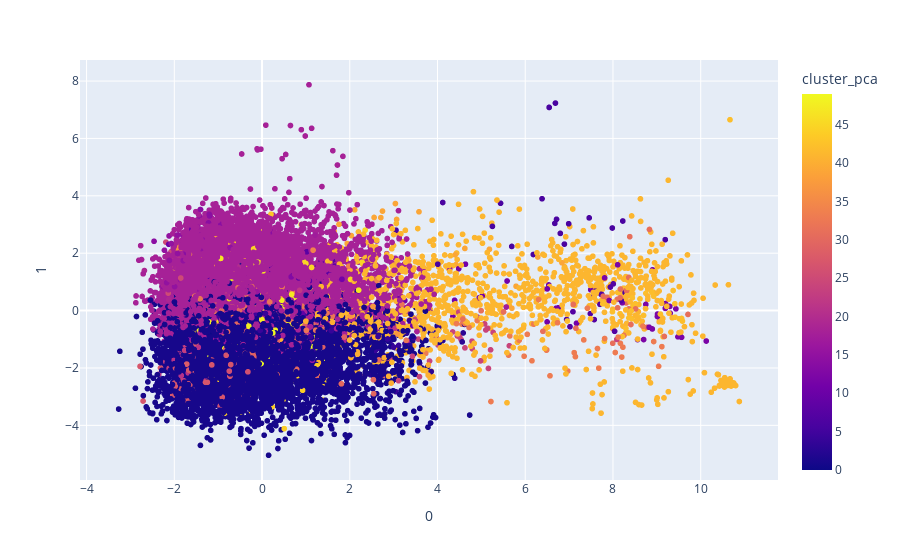

Source (notebook cell):
### Markdown cell above
## Aula 3.3 Analisando o cluster

### Code cell
fig = px.scatter(
   projection_m, x=0, y=1, color='cluster_pca', hover_data=[0, 1, 'song'])
fig.show()

### Figure 1 — Plotly figure (JSON) as saved in the notebook; plotly's stock layout.template omitted (floating-point values rounded to 4 significant figures; data arrays with more than 128 entries replaced by an {"elided": "..."} marker saying what was removed)
{"data": [{"customdata": {"elided": "20311x1 str values"}, "hovertemplate": "0=%{x}<br>1=%{y}<br>song=%{customdata[0]}<br>cluster_pca=%{marker.color}<extra></extra>", "legendgroup": "", "marker": {"color": {"elided": "20311 int values"}, "coloraxis": "coloraxis", "symbol": "circle"}, "mode": "markers", "name": "", "showlegend": false, "type": "scattergl", "x": {"elided": "20311 float values"}, "xaxis": "x", "y": {"elided": "20311 float values"}, "yaxis": "y"}], "layout": {"coloraxis": {"colorbar": {"title": {"text": "cluster_pca"}}, "colorscale": [[0, "#0d0887"], [0.1111, "#46039f"], [0.2222, "#7201a8"], [0.3333, "#9c179e"], [0.4444, "#bd3786"], [0.5556, "#d8576b"], [0.6667, "#ed7953"], [0.7778, "#fb9f3a"], [0.8889, "#fdca26"], [1, "#f0f921"]]}, "legend": {"tracegroupgap": 0}, "margin": {"t": 60}, "xaxis": {"anchor": "y", "domain": [0, 1], "title": {"text": "0"}}, "yaxis": {"anchor": "x", "domain": [0, 1], "title": {"text": "1"}}}}
